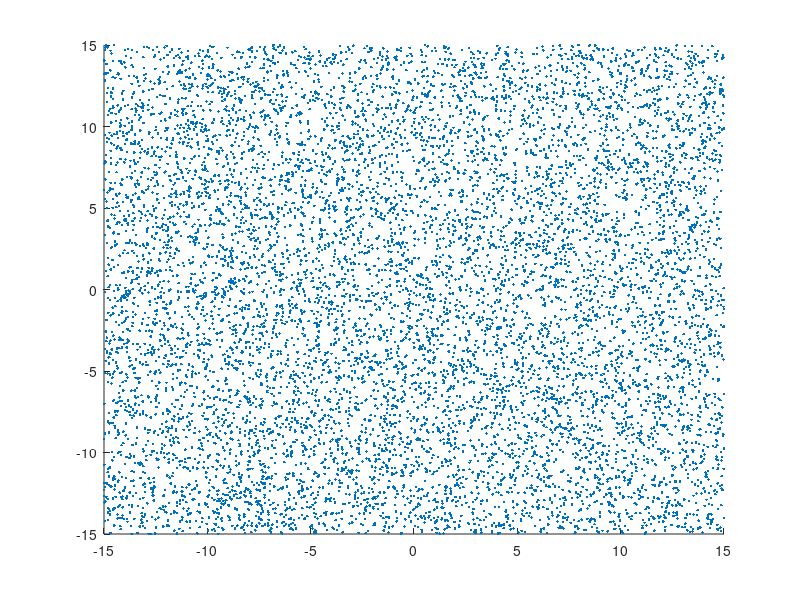

Reproduce this figure in MATLAB. (Note: this script raises an error after producing the figure.)
% addpath(genpath('../../pcfft'));
% addpath(genpath('~/FLAM'))

nsrc = 1e4;
L = 15;
xs = L*(2*rand(2,nsrc) - 1);
% xs = xs .* vecnorm(xs).^2;

figure(1);clf
scatter(xs(1,:), xs(2,:),'.')


crad = 2;

n_nbr = 1e2;
half_side = spread_halfside(xs, n_nbr, crad);
half_side

pts = half_side * [[-1;-1],[-1;1], [1;1], [1;-1] , [-1;-1]];

thetas = linspace(0,2*pi);
pxy2 = crad*[cos(thetas);sin(thetas)];

hold on
plot(pts(1,:), pts(2,:),'linewidth',2)
plot(pxy2(1,:), pxy2(2,:),'linewidth',2)
hold off

axis equal


rx = xs(1,:) - xs(1,:).';
ry = xs(2,:) - xs(2,:).';
r = sqrt(rx.^2 + ry.^2);
r = sort(r(:));

% check that n_nbr is about right
[sum(r < crad*2*half_side) / nsrc, n_nbr]

close all;